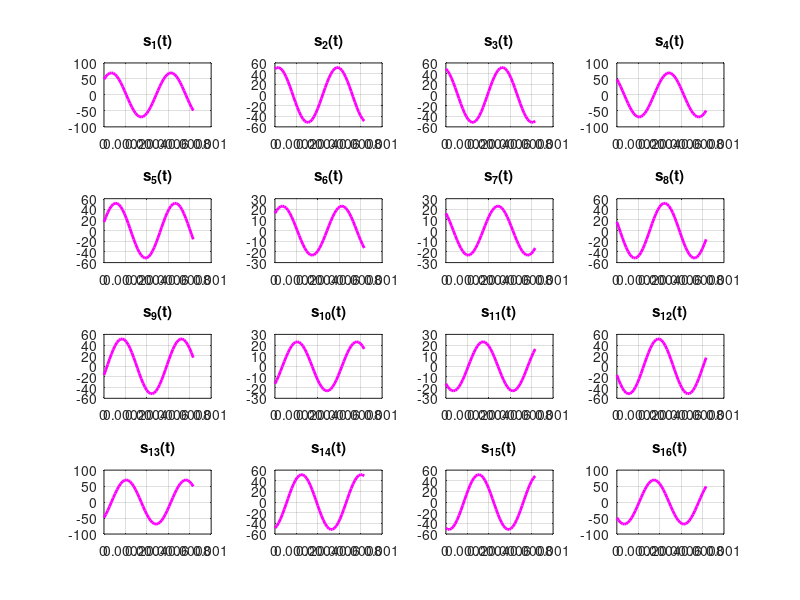

Reproduce this figure in MATLAB. (Note: this script raises an error after producing the figure.)
%лаба 1 сигналы и спектры
clear all %clear workspace
clc %claer command window
close all %закрытие графич.окон
Vmod = 1200;
Vinf = 4800;
f0 = 1800;
A = 1;
Ns = 32;
%вычисление недостающих параметров
T = 1/Vmod;
q = pow2(Vinf*T);
sq = sqrt(q);
dt = (1/f0)/Ns;
t = 0:dt:T;
phi1 = sqrt(2/T)*cos(2*pi*f0*t);
phi2 = sqrt(2/T)*sin(2*pi*f0*t);
%двумерный массив (q строк, t столбцов)
s = zeros(q,length(t)); %заполн¤ет нул¤ми
%  figure plot(t, phi1, '-og', t, phi2, '-oc'); grid on
for i = 0 : q-1
    i2 = mod(i,sq); % i = sq*i1 + i2
    i1 = (i-i2)/sq;
    si1 = A*(1-(2*i1)/(sq-1));
    si2 = A*(1-(2*i2)/(sq-1));
    s(i+1,:) = si1*phi1 + si2*phi2;%заполн¤ем строку
end
% построение графиков
nfig = 1;
figure(nfig); nfig = nfig+1;
%hold on xlabel('t') ylabel('s(t)')
for i = 1:q
     h(i)=subplot(sq,sq,i);    
     plot(t,s(i,:),'m-','LineWidth',2);
     title(['s_{',int2str(i),'}','(t)']) %si(t)
     grid on
end
% разделение на два окна по 8 графиков - так они больше for i = q/2+1:q
%      h(i)=subplot(sq/2,sq,i-q/2); plot(t,s(i,:),'g-','LineWidth',2);
%      title(i) grid on
% end

% устанавливаем одинаковые оси дл¤ всех графиков
axis(h,[0-3*dt T+3*dt -75 75])

% —ѕ≈ “–џ
%сделать преобразование ‘урье  phi1 и phi2
f = f0-1/T-300 : 100 : f0+1/T+300;%f0-1/T-300
%матрица дл¤ спектров (q строк, f столбцов)
S = zeros(q, length(f));
Phi1 = A/2*T*(sinc(pi*T*(f-f0))+sinc(pi*T*(f+f0)));
Phi2 = A/(2*j)*T*(sinc(pi*T*(f-f0))-sinc(pi*T*(f+f0)));
for i = 0 : q-1
    i2 = mod(i,sq); % i = sq*i1 + i2
    i1 = (i-i2)/sq;
    si1 = A*(1-(2*i1)/(sq-1));
    si2 = A*(1-(2*i2)/(sq-1));
    S(i+1,:) = si1*Phi1 + si2*Phi2; %заполн¤ем строку
end
figure(nfig); nfig = nfig+1;  %построение
for i = 1 : q
    g(i) = subplot(sq, sq, i);
    plot(f,abs(S(i,:)),'g-','LineWidth',2);
    title(['|S_{',int2str(i),'}|(f)']) % |Si|(f)
    grid on
end
 axis(g, [f(1) f(end) -0.1e-4 6.3e-4])
 
 % —ѕ≈ “– ѕќ—Ћ≈ƒќ¬ј“≈Ћ№Ќќ—“» —»√ЌјЋќ¬
 %задать несколько последовательностей сигналов длины N(кажда¤ разной
 % длины) из тех сигналов s(t)
 % записать пос-ти, посчитать их спектр и записать и нарисовать его
 N1 = 7; 
 N2 = 3; 
 N3 = 10;
 %мультииндексы 1-16
 i1 = [2,1,9,1,8,14,7];  %длины 7
 i2 = [5,8,15];
 i3 = [3,3,6,11,12,1,7,5,10,8]; %длины 10

 % S1 - матрица со спектрами*е
 S1 = zeros(1, length(f));
 S2 = zeros(1, length(f));
 S3 = zeros(1, length(f));
 
% последовательноти дл¤ вывода %
 s1 = []; 
 s2 = [];
 s3 = [];

 for l = 1 : N1
     s1 = cat(2, s1,  s(i1(l),:) );
     S1(1,:) = S1(1,:) + S(i1(l),:).*exp(-1i*2*pi*f*l*T);
 end
for l = 1:N2 
    s2 = cat(2, s2, s(i2(l),:));
    S2(1,:) = S2(1,:) + S(i2(l),:).*exp(-1i*2*pi*f*l*T);
end
for l = 1:N3 
    s3 = cat(2, s3, s(i3(l),:));
    S3(1,:) = S3(1,:) + S(i3(l),:).*exp(-1i*2*pi*f*l*T);
end
 
  t1 = 0:dt:T*length(i1)+6*dt; % врем¤ дл¤ вывода посл-ти на график
  t2 = 0:dt:T*N2+(N2-1)*dt;
  t3 = 0:dt:T*N3+(N3-1)*dt;
  figure(nfig); nfig = nfig+1;
  plot(t1,s1(1,:),'-r','LineWidth',1);  %построение послед-ти 1
  title('s_1(t)');
  grid on
  figure(nfig); nfig = nfig+1;
  plot(t2, s2(1,:), '-b','LineWidth',2);  %построение послед-ти 2
  title('s_2(t)');
  grid on
  figure(nfig); nfig = nfig+1;
  plot(t3, s3(1,:), '-c','LineWidth',2); %построение послед-ти 3
  title('s_3(t)');
  grid on
  
  figure(nfig); nfig = nfig+1; %построение спектров послед-тей
  hold on
  plot(f,abs(S1),'-r');    %построение спектра послед-ти 1
  plot(f,abs(S2),'-b','LineWidth',2);    %построение спектра послед-ти 2
  plot(f, abs(S3), '-c','LineWidth',2)  %построение спектра послед-ти 3
  hold off
  title('S_{i}(f)');
  grid on